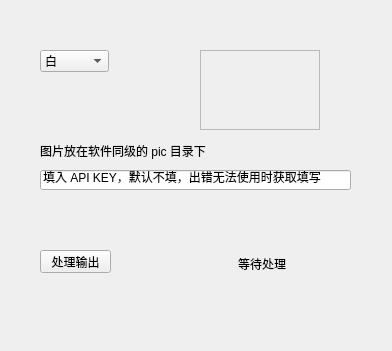
<?xml version="1.0" encoding="UTF-8"?>
<ui version="4.0">
 <class>Form</class>
 <widget class="QWidget" name="Form">
  <property name="geometry">
   <rect>
    <x>0</x>
    <y>0</y>
    <width>392</width>
    <height>351</height>
   </rect>
  </property>
  <property name="windowTitle">
   <string>Form</string>
  </property>
  <widget class="QLineEdit" name="lineEdit">
   <property name="geometry">
    <rect>
     <x>40</x>
     <y>170</y>
     <width>311</width>
     <height>20</height>
    </rect>
   </property>
   <property name="text">
    <string>填入 API KEY，默认不填，出错无法使用时获取填写</string>
   </property>
  </widget>
  <widget class="QLabel" name="label">
   <property name="geometry">
    <rect>
     <x>40</x>
     <y>140</y>
     <width>201</width>
     <height>21</height>
    </rect>
   </property>
   <property name="text">
    <string>图片放在软件同级的 pic 目录下</string>
   </property>
  </widget>
  <widget class="QLabel" name="label_2">
   <property name="geometry">
    <rect>
     <x>238</x>
     <y>248</y>
     <width>51</width>
     <height>31</height>
    </rect>
   </property>
   <property name="text">
    <string>等待处理</string>
   </property>
  </widget>
  <widget class="QSpinBox" name="spinBox">
   <property name="geometry">
    <rect>
     <x>-110</x>
     <y>250</y>
     <width>42</width>
     <height>22</height>
    </rect>
   </property>
  </widget>
  <widget class="QComboBox" name="comboBox">
   <property name="geometry">
    <rect>
     <x>40</x>
     <y>50</y>
     <width>69</width>
     <height>22</height>
    </rect>
   </property>
   <property name="toolTipDuration">
    <number>-1</number>
   </property>
   <property name="currentIndex">
    <number>0</number>
   </property>
   <item>
    <property name="text">
     <string>白</string>
    </property>
   </item>
   <item>
    <property name="text">
     <string>红</string>
    </property>
   </item>
   <item>
    <property name="text">
     <string>黑</string>
    </property>
   </item>
   <item>
    <property name="text">
     <string>蓝</string>
    </property>
   </item>
   <item>
    <property name="text">
     <string>橙</string>
    </property>
   </item>
   <item>
    <property name="text">
     <string>紫</string>
    </property>
   </item>
   <item>
    <property name="text">
     <string>绿</string>
    </property>
   </item>
  </widget>
  <widget class="QFrame" name="frame">
   <property name="geometry">
    <rect>
     <x>200</x>
     <y>50</y>
     <width>120</width>
     <height>80</height>
    </rect>
   </property>
   <property name="frameShape">
    <enum>QFrame::StyledPanel</enum>
   </property>
   <property name="frameShadow">
    <enum>QFrame::Raised</enum>
   </property>
  </widget>
  <widget class="QSplitter" name="splitter">
   <property name="geometry">
    <rect>
     <x>40</x>
     <y>250</y>
     <width>71</width>
     <height>23</height>
    </rect>
   </property>
   <property name="orientation">
    <enum>Qt::Horizontal</enum>
   </property>
   <widget class="QPushButton" name="pushButton_2">
    <property name="text">
     <string>处理输出</string>
    </property>
   </widget>
  </widget>
 </widget>
 <resources/>
 <connections/>
</ui>
